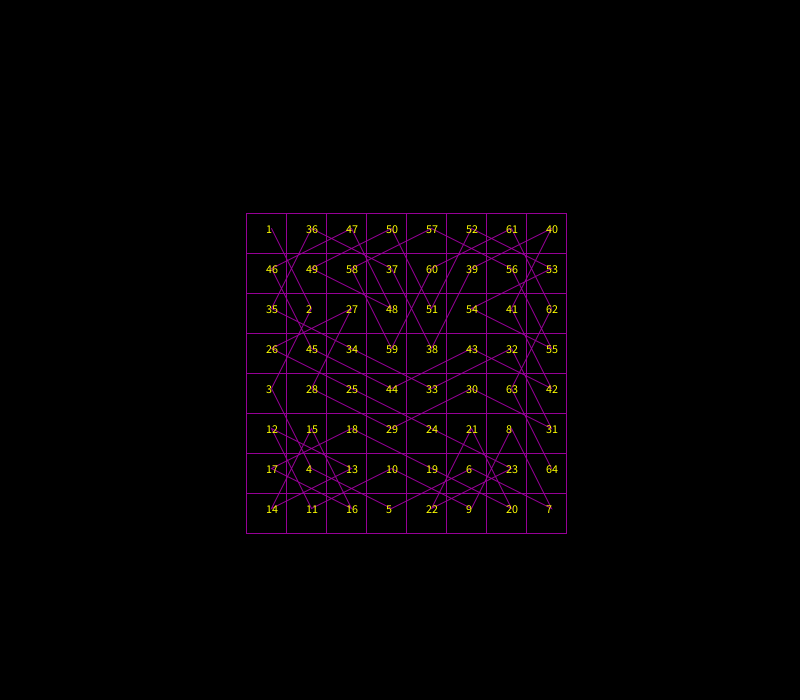
Frame 1 (no input)
Frame 2 (the mouse pressed at the canvas centre, redrawn once): identical to frame 1, image omitted

The Processing sketch that drew this single still picture (run headless with seeded random() and noise(); the mouse was pressed at the canvas centre and the sketch redrawn once):

// Processing sketch: Problema_del_Caballo
// ── Problema_del_Caballo.pde
int numsCalc=0;
int [][]matriz= new int [8][8];
int [][]mov=new int[8][2];
int [][]pos= new int[64][2];

void setup(){
  size(800,700);
  smooth();
  noLoop();
  mov[0][0]=-1;
  mov[0][1]=2;
  
  mov[1][0]=1;
  mov[1][1]=2;
  
  mov[2][0]=-2;
  mov[2][1]=1;
  
  mov[3][0]=2;
  mov[3][1]=1;
  
  mov[4][0]=-2;
  mov[4][1]=-1;
  
  mov[5][0]=2;
  mov[5][1]=-1;
  
  mov[6][0]=-1;
  mov[6][1]=-2;
  
  mov[7][0]=1;
  mov[7][1]=-2;
  
  calculo(0,0);
}

void draw(){
  background(0);
  noFill();
  stroke(150,0,150);
  translate(width/3,height/3);
  
  beginShape();
  for(int i=0;i<64;i++){
    vertex(pos[i][0]*40+5,pos[i][1]*40-5);
  }
  endShape();
  
  
  for(int i=0;i<8;i++){
    for(int e=0;e<8;e++){
      noFill();
      rect(e*40-20,i*40-20,40,40);
      fill(255,255,0);
      text(matriz[e][i],e*40,i*40);
    }
  }
}


boolean calculo(int x, int y){
  pos[numsCalc][0]=x;
  pos[numsCalc][1]=y;
  numsCalc++;
  matriz[x][y]=numsCalc;
  
  if(numsCalc==64){
    return true;
  }
  for(int i=0;i<8;i++){
    if(movValido(x+mov[i][0],y+mov[i][1])){
      if(calculo(x+mov[i][0],y+mov[i][1])){
        return true;
      }
    }
  }
  matriz[x][y]=0;
  numsCalc--;
  pos[numsCalc][0]=0;
  pos[numsCalc][1]=0;
  return false;
  
}

boolean movValido(int x, int y){
  if((x>7)||(y>7)||(x<0)||(y<0)||matriz[x][y]!=0){
    return false;
  }
  return true;
}
